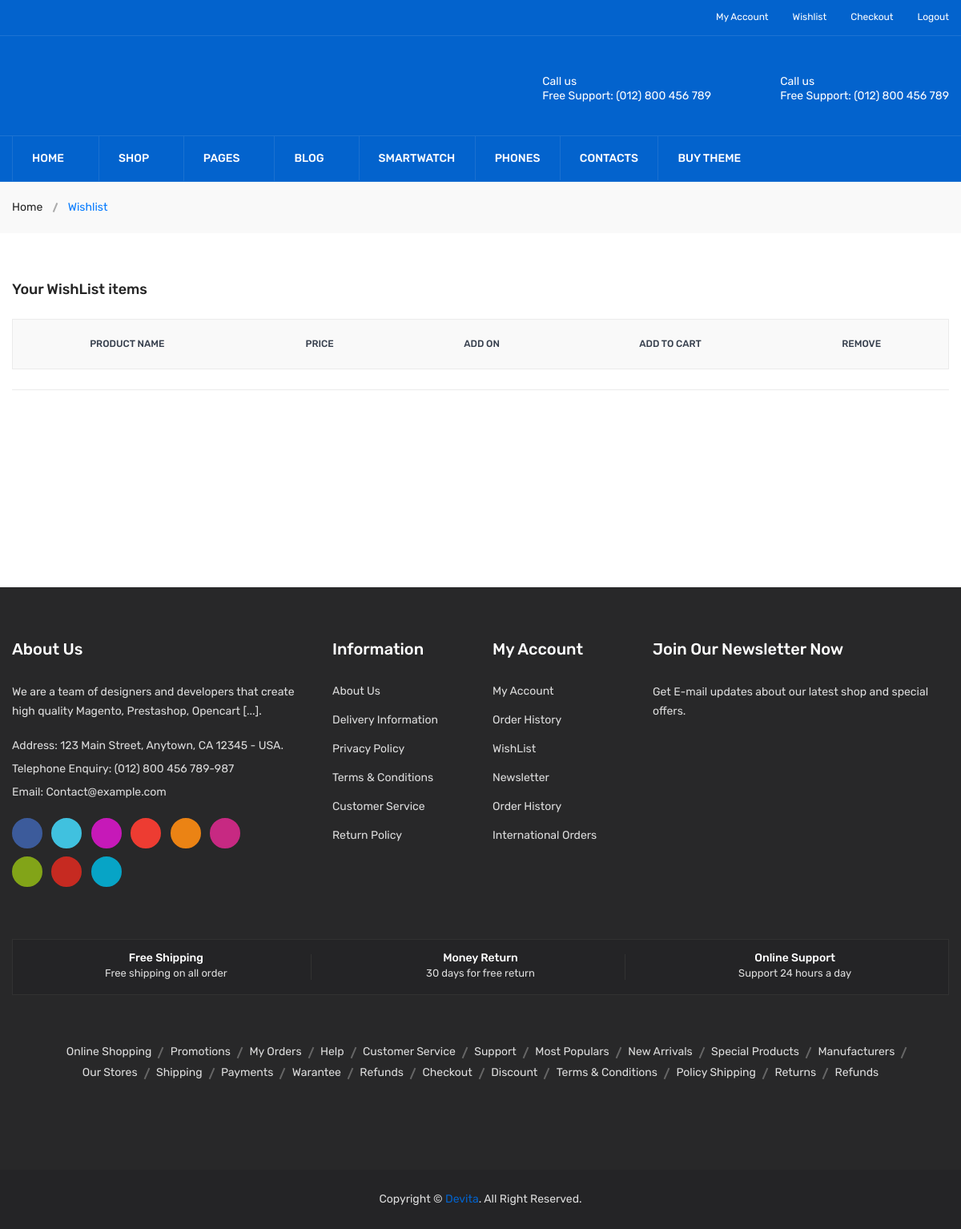
Page /EngineeringTools/Wishlist (signed in) on the earlier database version.
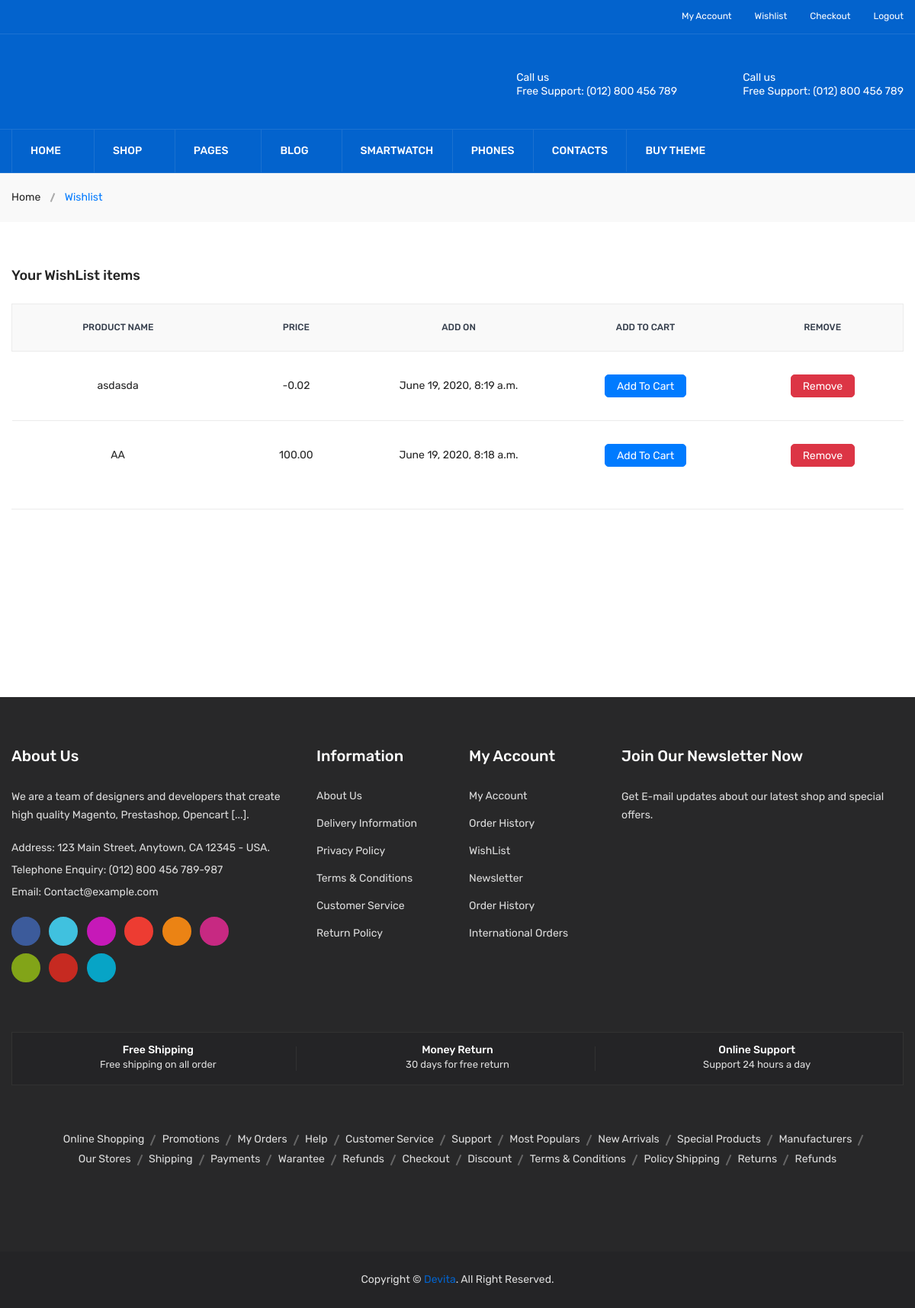
Same page on the later database version.
### Cart/models.py (models this page shows, shortened)
class Wishlist(models.Model):
    product = models.ForeignKey(Product_Hardware, on_delete=models.CASCADE)
    user = models.ForeignKey(User, on_delete = models.CASCADE)
    product_name = models.CharField(max_length = 20)
    user_name = models.CharField(max_length = 20)
    user_email = models.EmailField()
    price = models.CharField(max_length=10)
    added_in_wishlist = models.DateTimeField(auto_now_add=True)

### User/views.py (the view)
def User_Wishlist_View(request):
    temp = "User/wishlist.html"
    data = Wishlist.objects.filter(user= request.user).order_by('-added_in_wishlist')
    return render(request, temp, {'data':data})

### Templates/User/wishlist.html (shortened to what this page needs)
{% extends 'User/header_footer.html' %}
{% load static %}
{% load i18n %}
{% block 'content'  %}
<div class="breadcrumb-area gray-bg-7">
            <div class="container">
                <div class="breadcrumb-content">
                    <ul>
                        <li><a href="index.html">Home</a></li>
                        <li class="active">Wishlist </li>
                    </ul>
                </div>
            </div>
        </div>
        <div class="cart-main-area pt-60 pb-25">
            <div class="container">
                <h3 class="page-title">Your WishList items</h3>
                <div class="row">
                    <div class="col-lg-12 col-md-12 col-sm-12 col-12">
                            <div class="table-content table-responsive wishlist">
                                <table class="col-md-12">
                                    <thead>
                                        <tr>
                                            <th>Product Name</th>
                                            <th>Price</th>
                                            <th>Add On</th>
                                            <th>Add To Cart</th>
                                            <th>Remove</th>
                                        </tr>
                                    </thead>
                                    <tbody>
                                        {% for i in data %}
                                            <tr>
                                                <td>{{ i.product_name }}</td>
                                                <td>{{ i.price }}</td>
                                                <td>{{ i.added_in_wishlist }}</td>
                                                <td>
                                                    <button class="btn btn-primary" style="border-radius:5px">
                                                        Add To Cart
                                                    </button>
                                                </td>
                                                <td>
                                                    <form method="POST" action="{% url 'Cart:Remove_From_Wish_LIST' %}">
                                                        <button class="btn btn-danger" style="border-radius:5px">
                                                            Remove
                                                        </button>
                                                    </form>
                                                </td>
                                            </tr>
                                        {% endfor %}
                                    </tbody>
                                </table>
                            </div>
                    </div>
                </div>
            </div>
        </div>
{% endblock %}

Differences in the rows shown:
added Wishlist: product_name "asdasda", price "-0.02", added_in_wishlist "June 19, 2020, 8:19 a.m."
added Wishlist: product_name "AA", price "100.00", added_in_wishlist "June 19, 2020, 8:18 a.m."
